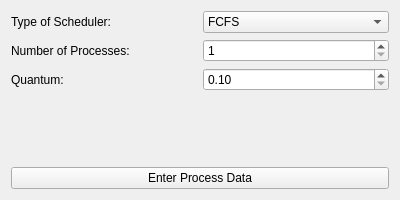
<?xml version="1.0" encoding="UTF-8"?>
<ui version="4.0">
 <class>MainWindow</class>
 <widget class="QMainWindow" name="MainWindow">
  <property name="geometry">
   <rect>
    <x>0</x>
    <y>0</y>
    <width>400</width>
    <height>200</height>
   </rect>
  </property>
  <property name="maximumSize">
   <size>
    <width>400</width>
    <height>200</height>
   </size>
  </property>
  <property name="windowTitle">
   <string>Scheduler Simulator</string>
  </property>
  <widget class="QWidget" name="centralWidget">
   <layout class="QVBoxLayout" name="verticalLayout">
    <item>
     <layout class="QHBoxLayout" name="horizontalLayout">
      <item>
       <widget class="QLabel" name="type_of_scheduler_label">
        <property name="text">
         <string>Type of Scheduler:</string>
        </property>
        <property name="buddy">
         <cstring>type_of_scheduler_comboBox</cstring>
        </property>
       </widget>
      </item>
      <item>
       <widget class="QComboBox" name="type_of_scheduler_comboBox">
        <item>
         <property name="text">
          <string>FCFS</string>
         </property>
        </item>
        <item>
         <property name="text">
          <string>SJF (Preemptive)</string>
         </property>
        </item>
        <item>
         <property name="text">
          <string>SJF (Non Preemptive)</string>
         </property>
        </item>
        <item>
         <property name="text">
          <string>Priority (Preemptive)</string>
         </property>
        </item>
        <item>
         <property name="text">
          <string>Priority (Non Preemptive)</string>
         </property>
        </item>
        <item>
         <property name="text">
          <string>Round Robin</string>
         </property>
        </item>
       </widget>
      </item>
     </layout>
    </item>
    <item>
     <layout class="QHBoxLayout" name="horizontalLayout_2">
      <item>
       <widget class="QLabel" name="no_of_processes_label">
        <property name="text">
         <string>Number of Processes:</string>
        </property>
        <property name="buddy">
         <cstring>no_of_processes_spinBox</cstring>
        </property>
       </widget>
      </item>
      <item>
       <widget class="QSpinBox" name="no_of_processes_spinBox">
        <property name="minimum">
         <number>1</number>
        </property>
       </widget>
      </item>
     </layout>
    </item>
    <item>
     <layout class="QHBoxLayout" name="horizontalLayout_3">
      <item>
       <widget class="QLabel" name="quantum_label">
        <property name="text">
         <string>Quantum:</string>
        </property>
        <property name="buddy">
         <cstring>quantum_doubleSpinBox</cstring>
        </property>
       </widget>
      </item>
      <item>
       <widget class="QDoubleSpinBox" name="quantum_doubleSpinBox">
        <property name="minimum">
         <double>0.100000000000000</double>
        </property>
       </widget>
      </item>
     </layout>
    </item>
    <item>
     <spacer name="verticalSpacer">
      <property name="orientation">
       <enum>Qt::Vertical</enum>
      </property>
      <property name="sizeHint" stdset="0">
       <size>
        <width>20</width>
        <height>40</height>
       </size>
      </property>
     </spacer>
    </item>
    <item>
     <widget class="QPushButton" name="enter_data_pushButton">
      <property name="text">
       <string>Enter Process Data</string>
      </property>
     </widget>
    </item>
   </layout>
  </widget>
 </widget>
 <layoutdefault spacing="6" margin="11"/>
 <resources/>
 <connections/>
</ui>
